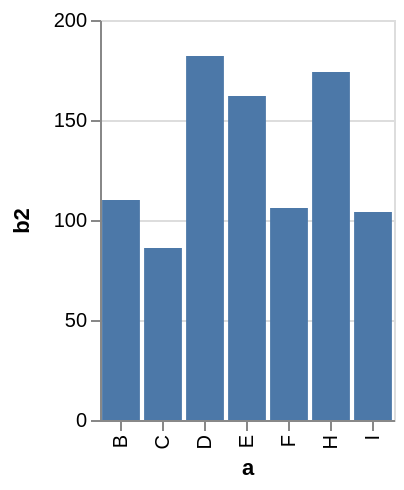

Write the Vega-Lite specification saved for this chart.
### Vega specification from a JSON file in a GitHub repository (floating-point values rounded to 4 significant figures)
{"$schema": "https://vega.github.io/schema/vega/v3.json", "description": "A simple bar chart with embedded data that uses a filter and calculate.", "autosize": "pad", "padding": 5, "height": 200, "style": "cell", "data": [{"name": "source_0", "values": [{"a": "A", "b": 28}, {"a": "B", "b": 55}, {"a": "C", "b": 43}, {"a": "G", "b": 19}, {"a": "H", "b": 87}, {"a": "I", "b": 52}, {"a": "D", "b": 91}, {"a": "E", "b": 81}, {"a": "F", "b": 53}]}, {"name": "data_0", "source": "source_0", "transform": [{"type": "formula", "expr": "2*datum.b", "as": "b2"}, {"type": "filter", "expr": "datum.b2 > 60"}, {"type": "filter", "expr": "datum[\"b2\"] !== null && !isNaN(datum[\"b2\"])"}]}], "signals": [{"name": "x_step", "value": 21}, {"name": "width", "update": "bandspace(domain('x').length, 0.1, 0.05) * x_step"}], "marks": [{"name": "marks", "type": "rect", "style": ["bar"], "from": {"data": "data_0"}, "encode": {"update": {"fill": {"value": "#4c78a8"}, "x": {"scale": "x", "field": "a"}, "width": {"scale": "x", "band": true}, "y": {"scale": "y", "field": "b2"}, "y2": {"scale": "y", "value": 0}}}}], "scales": [{"name": "x", "type": "band", "domain": {"data": "data_0", "field": "a", "sort": true}, "range": {"step": {"signal": "x_step"}}, "paddingInner": 0.1, "paddingOuter": 0.05}, {"name": "y", "type": "linear", "domain": {"data": "data_0", "field": "b2"}, "range": [{"signal": "height"}, 0], "nice": true, "zero": true}], "axes": [{"scale": "x", "orient": "bottom", "grid": false, "title": "a", "labelBaseline": "middle", "labelAngle": 270, "labelAlign": "right", "labelOverlap": true, "zindex": 1}, {"scale": "y", "orient": "left", "grid": false, "title": "b2", "labelOverlap": true, "tickCount": {"signal": "ceil(height/40)"}, "zindex": 1}, {"scale": "y", "orient": "left", "grid": true, "tickCount": {"signal": "ceil(height/40)"}, "gridScale": "x", "domain": false, "labels": false, "maxExtent": 0, "minExtent": 0, "ticks": false, "zindex": 0}], "config": {"axisY": {"minExtent": 30}}}
